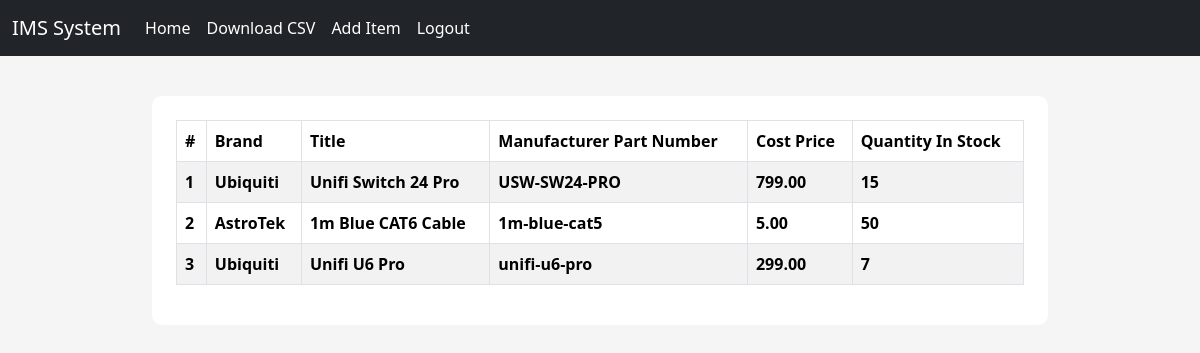
Screenshot of /inventory/ (signed in) with the database file from the repository.
### inventory/models.py (models this page shows, shortened)
class Inventory(models.Model):
    brand = models.CharField(max_length=300, null=False, blank=False)
    title = models.CharField(max_length=300, null=False, blank=False)
    manufacturer_part_number = models.CharField(max_length=300, null=False, blank=False)
    cost_price = models.DecimalField(max_digits=19, decimal_places=2, null=False, blank=False)
    quantity_in_stock = models.IntegerField(null=False, blank=False)
    description = models.TextField(null=True, blank=True)

### inventory/views.py (the view)
# urls.py: path("", inventory_list, name="inventory_list"),
@login_required()
def inventory_list(request):
    inventories = Inventory.objects.all()
    context = {
        "title": "Inventory List",
        "inventories": inventories
    }
    return render(request, "inventory_list.html", context=context)

### templates/inventory_list.html
{% extends "base.html" %}
{% block content %}
<div class="content-section">
    <table class="table table-striped table-bordered table-hover">
        <thead class="thead-dark">
            <tr>
                <th scope="col">#</th>
                <th scope="col">Brand</th>
                <th scope="col">Title</th>
                <th scope="col">Manufacturer Part Number</th>
                <th scope="col">Cost Price</th>
                <th scope="col">Quantity In Stock</th>
            </tr>
        </thead>
        <tbody>
            {% for inventory in inventories %}
                <tr style="cursor: pointer; cursor: hand;" onclick="window.location= `{% url 'per_product' inventory.id %}`">
                    <th scope="row">{{ forloop.counter }}</th>
                    <th scope="row">{{ inventory.brand }}</th>
                    <th scope="row">{{ inventory.title }}</th>
                    <th scope="row">{{ inventory.manufacturer_part_number }}</th>
                    <th scope="row">{{ inventory.cost_price }}</th>
                    <th scope="row">{{ inventory.quantity_in_stock }}</th>
                </tr>
            {% endfor %}
        </tbody>
    </table>
</div>
{% endblock %}

### staticfiles/css/main.css (style rules this page uses)
body { background-color: rgb(245, 245, 245); }
.content-section { background: #fff; margin: 40px; padding: 1.5rem 1.5rem; border-radius: 10px; }

### rows the page displays
Inventory: brand "Ubiquiti", title "Unifi Switch 24 Pro", manufacturer_part_number "USW-SW24-PRO", cost_price "799.00", quantity_in_stock "15"
Inventory: brand "AstroTek", title "1m Blue CAT6 Cable", manufacturer_part_number "1m-blue-cat5", cost_price "5.00", quantity_in_stock "50"
Inventory: brand "Ubiquiti", title "Unifi U6 Pro", manufacturer_part_number "unifi-u6-pro", cost_price "299.00", quantity_in_stock "7"
